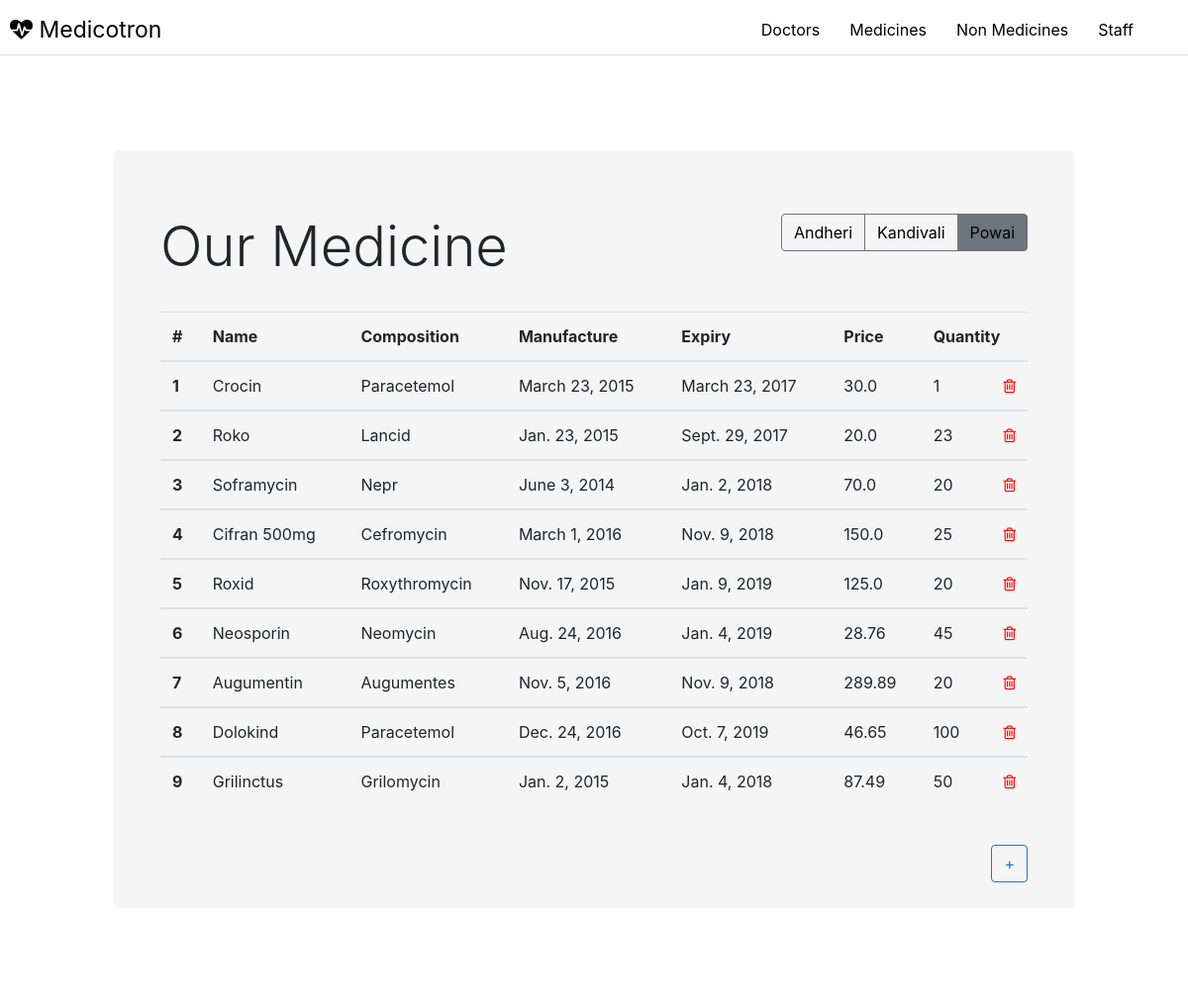
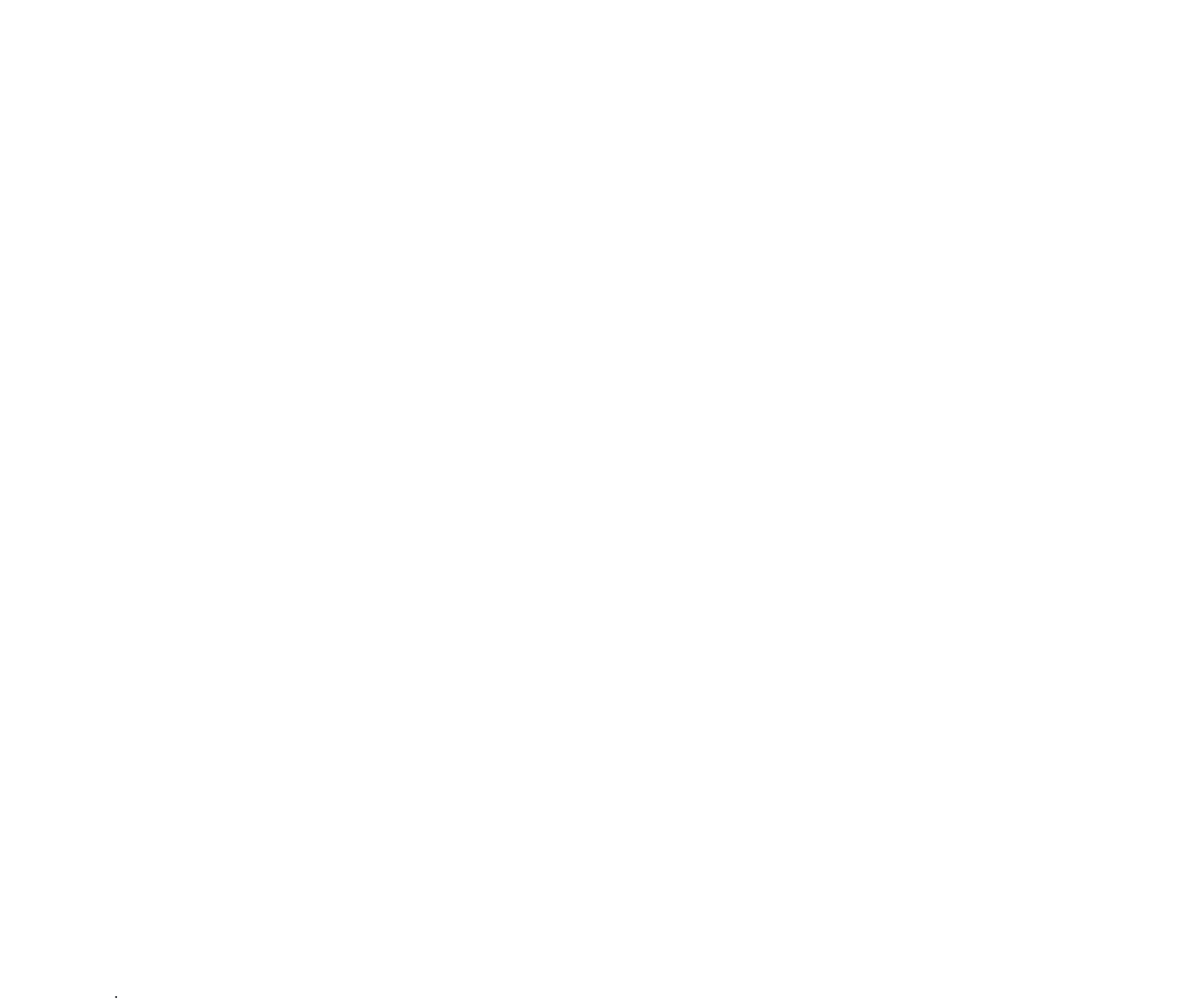
/medicine/, run on the app's committed database (2 pictures, top to bottom).
### pharma/models.py (models this page shows, shortened)
class Medicines(models.Model):
    name = models.CharField(max_length=1000)
    composition = models.CharField(max_length=1000)
    exp_date = models.DateField()
    manu_date = models.DateField()
    price = models.FloatField()
    quantity = models.IntegerField()

### pharma/views.py (the view)
# urls.py: url(r'^medicine/$', views.medicine, name='medicine'),
def medicine(request):
    medicines = Medicines.objects.all()
    context = {'medicines': medicines, 'site': 'Our'}
    return render(request, 'pharma/medicine.html', context)

### pharma/templates/pharma/medicine.html (shortened to what this page needs)
{% extends 'pharma/base_template.html' %}
{%  block body %}
<div class="container-fluid">
<div class="row">
<div class="col-md-10 offset-md-1">
<div class="jumbotron-fluid">
<div class="jumbotron" style="background-color:#F5F5F5">
  <div class="container">
  <div class="btn-group" style="float:right;" role="group" aria-label="Basic example">
  <button type="button" style="color:black;"class="btn {% if site == 'Andheri' %} active {% endif %} btn-outline-secondary"><a style="text-decoration:none; color:black;"href="{% url 'pharma:dispmeds' 'Andheri' %}">Andheri</a></button>
  <button type="button" style="color:black;"class="btn {% if site == 'Kandivali' %} active {% endif %}btn btn-outline-secondary"><a style="text-decoration:none; color:black;"href="{% url 'pharma:dispmeds' 'Kandivali' %}">Kandivali</a></button>
  <button type="button" style="color:black;"class="btn btn {% if site == 'Our' %} active {% endif %}btn-outline-secondary"><a style="text-decoration:none; color:black;"href="{% url 'pharma:medicine' %}">Powai</a></button>
</div>
    <h1 class="display-4">{{ site }} Medicine</h1></br>
	<table class="table table-hover">
  <thead class="thead-default">
    <tr>
      <th>#</th>
      <th>Name</th>
      <th>Composition</th>
      <th>Manufacture</th>
      <th>Expiry</th>
      <th>Price</th>
      <th>Quantity</th>
    </tr>
  </thead>
        {% for m in medicines %}
  <tbody>
    <tr>
      <th scope="row">{{forloop.counter}}</th>
      <td>{{ m.name}}</td>
      <td>{{ m.composition}}</td>
      <td>{{ m.manu_date }}</td>
      <td>{{ m.exp_date }}</td>
      <td>{{ m.price }}</td>
      <td>{{ m.quantity }}<a href="{% url 'pharma:delmeds' m.id %}"><span style="color:red ;float:right;" class="change-icon">
            <i class="fa fa-trash-o"></i>
        </span></a></td>
    </tr>
  </tbody>
        {% endfor %}
</table></br>
  <a href="{% url 'pharma:addmeds' %}">
  <button class="btn btn-outline-primary" style="float:right;">
+
</button>
      </a>
  </div>
</div>
</div>
</br></br></br></br></br></br></br></br></br></br></br></br></br></br></br></br></br></br></br></br></br></br></br></br></br></br></br></br></br></br></br></br></br></br></br></br></br></br></br></br></br></br></br></br>.
</div>
</div>
</div>
{% endblock %}

### pharma/templates/pharma/base_template.html (shortened to what this page needs)
<!DOCTYPE html>
<html lang="en">
<head>
      {% load staticfiles%}
    <link rel="stylesheet" href="//maxcdn.bootstrapcdn.com/font-awesome/4.5.0/css/font-awesome.min.css"/>
    <link rel="stylesheet" href="https://maxcdn.bootstrapcdn.com/bootstrap/4.0.0-alpha.4/css/bootstrap.min.css">
    {% load staticfiles%}
    <link rel="stylesheet" href="{%static 'pharma/animate.css'%}">
    {% load staticfiles%}
    <link rel="stylesheet" href="{%static 'pharma/font-awesome-4.7.0/css/font-awesome.min.css'%}">
</head>
<body>
<nav class="navbar navbar-fixed-top navbar-inverse" style="padding:0px;">
    <a id="title" class="navbar-brand" style="margin:8px 8px 8px 10px; text-decoration: none;" href="{% url 'pharma:index' %}"><i class="fa fa-heartbeat"></i>
        Medicotron</a>
    <ul class="nav navbar-nav" style="height:100%;float:right;margin-right:50px;">
        <li class="nav-item " style="height:100%">
            <a class="nav-link" style="padding-top:15px;margin-left:20px;padding-left:5px;padding-right:5px;" href="{% url 'pharma:doctor' %}">Doctors
                <span class="sr-only">(current)</span></a>
        </li>
        <li class="nav-item" style="height:100%">
            <a class="nav-link" style="padding-top:15px;margin-left:20px;padding-left:5px;padding-right:5px;" href="{% url 'pharma:medicine' %}">Medicines</a>
        </li>
        <li class="nav-item" style="height:100%">
            <a class="nav-link" style="padding-top:15px;margin-left:20px;padding-left:5px;padding-right:5px;" href="{% url 'pharma:nonmedicine' %}">Non Medicines</a>
        </li>
        <li class="nav-item" style="height:100%">
            <a class="nav-link" style="padding-top:15px;margin-left:20px;padding-left:5px;padding-right:5px;" href="{% url 'pharma:staff' %}">Staff</a>
        </li>
    </ul>
</nav>
        {% block body %}
        {% endblock %}
</body>
</html>

### pharma/templates/pharma/base_template.html (style rules this page uses)
.navbar-brand { color:black; }
.animated { -webkit-animation-duration: 1s; animation-duration: 1s; -webkit-animation-fill-mode: both; animation-fill-mode: both; }
.fadeIn { -webkit-animation-name: fadeIn; animation-name: fadeIn; }
nav.navbar > * { -webkit-transition: all 0.4s ease; transition: all 0.4s ease; }
nav.navbar-inverse { height: 56px; background-color: white; border-bottom-style: solid; border-bottom-width: 1px; border-color: #E0E0E0; }
a.navbar-brand { font-size: 23px; }
.nav-link { -webkit-transition: all 0.4s ease; transition: all 0.4s ease; text-decoration: none; color: black; height: 100%; }
.fa-heartbeat { -webkit-transition: all 0.4s ease; transition: all 0.4s ease; }

### data on the page
Medicines: name "Crocin", composition "Paracetemol", manu_date "March 23, 2015", exp_date "March 23, 2017", price "30.0", quantity "1"
Medicines: name "Roko", composition "Lancid", manu_date "Jan. 23, 2015", exp_date "Sept. 29, 2017", price "20.0", quantity "23"
Medicines: name "Soframycin", composition "Nepr", manu_date "June 3, 2014", exp_date "Jan. 2, 2018", price "70.0", quantity "20"
Medicines: name "Cifran 500mg", composition "Cefromycin", manu_date "March 1, 2016", exp_date "Nov. 9, 2018", price "150.0", quantity "25"
Medicines: name "Roxid", composition "Roxythromycin", manu_date "Nov. 17, 2015", exp_date "Jan. 9, 2019", price "125.0", quantity "20"
Medicines: name "Neosporin", composition "Neomycin", manu_date "Aug. 24, 2016", exp_date "Jan. 4, 2019", price "28.76", quantity "45"
Medicines: name "Augumentin", composition "Augumentes", manu_date "Nov. 5, 2016", exp_date "Nov. 9, 2018", price "289.89", quantity "20"
Medicines: name "Dolokind", composition "Paracetemol", manu_date "Dec. 24, 2016", exp_date "Oct. 7, 2019", price "46.65", quantity "100"
Medicines: name "Grilinctus", composition "Grilomycin", manu_date "Jan. 2, 2015", exp_date "Jan. 4, 2018", price "87.49", quantity "50"

### other printed values
{{ site }} "Our"
